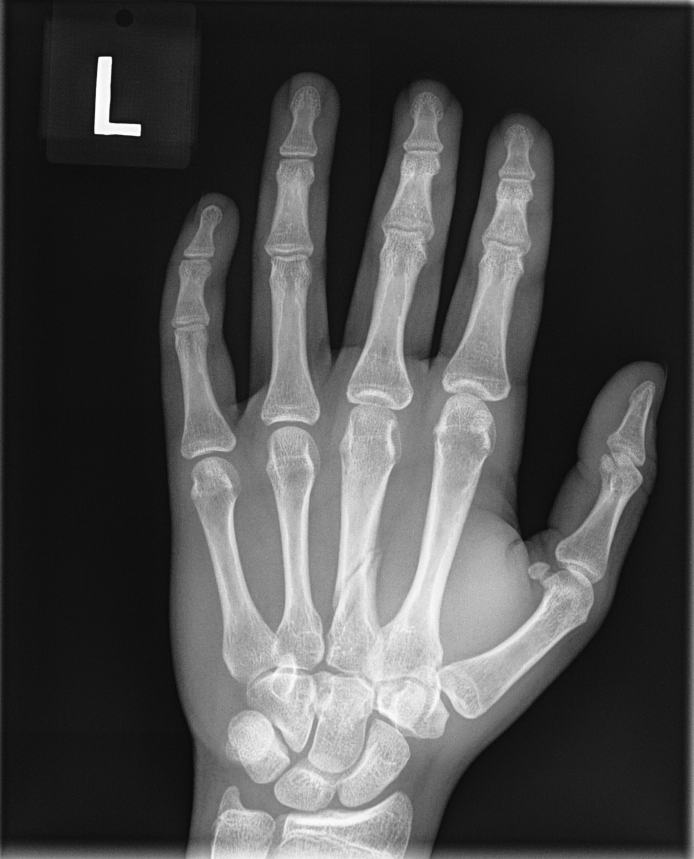
#> input picture OSuM_Vezba13/OSuM_Vezba13/hand.tif, 1387 x 1718 px (shown at 1/2 size)
$ python v13_2.py   (older library calls are emulated)
#> lines starting #> are read from the running program, lines starting #| are printed output that depends on the picture; after the words box and inside, x2 and y2 are one past the last pixel; in counts of white or black regions, pixels touching at a corner belong together
### OSuM_Vezba13/OSuM_Vezba13/osum.py
import math
import cv2
import os
import numpy as np
from scipy.ndimage.filters import maximum_filter, convolve1d
from scipy.interpolate import interp2d
import matplotlib.pyplot as plt


# [9 lines left out: function gaussian, not called in this run]


def im_norm(im):
    im_n = (im-im.min())/(im.max()-im.min())
    return im_n


def im_pyr_decomp(im, N):

    size_vec  = im.shape
    red_faktor = 2**N
    add_size = np.flip([int((np.ceil(el / red_faktor) * red_faktor - el)) for el in im.shape])
    [v, s] = im.shape
    opim = np.zeros((add_size[1] + v, add_size[0] + s))
    opim[0: v, 0: s] = im
    opim[v + 1: v + add_size[1], :] = opim[v:v-add_size[1]+1:-1, :]
    opim[:, s + 1: s + add_size[0]] = opim[:, s:s - add_size[0] + 1:-1]
    im = opim


    # Funkcija pravi Gausovu i Laplasovu piramidu od N nivoa od slike im
    GPyr = []
    LPyr = []
    for i in range(N):
        GPyr.append(im)
        g = cv2.pyrDown(im, borderType=cv2.BORDER_REPLICATE)
        g_up = cv2.pyrUp(g, cv2.BORDER_REPLICATE)


        l = im - g_up
        LPyr.append(l)
        im = g
    Res = im
    return LPyr, GPyr, Res, size_vec


# [399 lines left out: functions im_pyr_recon, data_fname_split, read_raw, log_LUT, sigmLUT, sigmLUT_lin and 4 more, not called in this run]


def disp_im(im, title='', lmin=0, lmax=255):

    fig = plt.figure()
    ax = fig.add_axes([0,0,1,1])
    ax.imshow(im, cmap='gray', vmin=lmin, vmax=lmax)
    plt.axis('off')
    fig.canvas.set_window_title(title)


# lokalna normalizacija Gaus
# [53 lines left out: functions z_norm, integral_img, z_norm2, not called in this run]

def sobel_grad(im):
    im = np.float32(im)
    sx = cv2.Sobel(im, dx=1, dy=0, ksize=3, ddepth=cv2.CV_32F)
    sy = cv2.Sobel(im, dx=0, dy=1, ksize=3, ddepth=cv2.CV_32F)
    sx = sx/8
    sy = sy/8
    s = sx**2+sy**2
    g = np.sqrt(s)
    o = np.arctan(sy/(sx + np.finfo(float).eps))

    return sx, sy, g, o


# [50 lines left out: functions imq_qab, tanimoto, not called in this run]

### OSuM_Vezba13/OSuM_Vezba13/v13_2.py
import cv2
import numpy as np
import matplotlib.pyplot as plt
import osum

# 3
# 3.1
im = cv2.imread('hand.tif', cv2.IMREAD_GRAYSCALE)
#> im is the input picture: shape (1718, 1387); min 9, max 255, mean 74.8
# im = cv2.imread('shoulder.png', cv2.IMREAD_GRAYSCALE)  # 3.10
osum.disp_im(im, title='Ulazna slika')
# plt.show()

LPyr, GPyr, Res, size_vec = osum.im_pyr_decomp(im, 3)
#> after the loop in im_pyr_decomp, `for i in range(N):`:
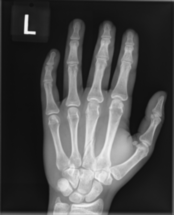
#> g: shape (215, 174) float64; min 14.69, max 245.2, mean 74.6
#> after the loop in im_pyr_decomp, `for i in range(N):`: GPyr = 3 items
#> LPyr = 3 items; GPyr = 3 items; size_vec = (1718, 1387)
im_g = GPyr[2]
osum.disp_im(im_g, 'Ulazna slika na nizoj rezoluciji')
plt.show()

# 3.2
sx, sy, g, o = osum.sobel_grad(im_g)
#> in sobel_grad, `sy = cv2.Sobel(im, dx=0, dy=1, ksize=3, ddepth=cv2.CV_32F)`:
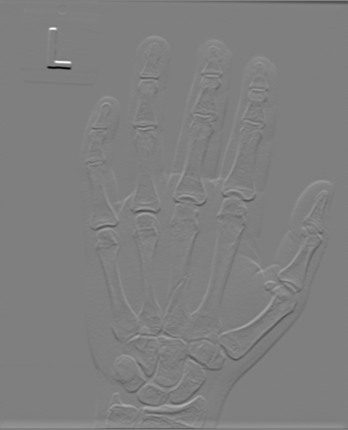
#> sy: shape (430, 348) float32; min -819.5, max 820.3, mean 1.4; drawn with min black and max white
#> in sobel_grad, `o = np.arctan(sy/(sx + np.finfo(float).eps))`:
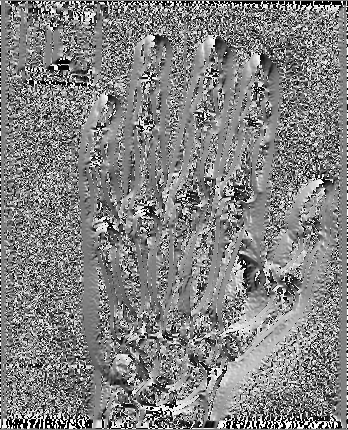
#> o: shape (430, 348) float32; min -1.57, max 1.57, mean 0.0357; drawn with min black and max white
osum.disp_im(sx, title='Gradijent po x', lmin=sx.min(), lmax=sx.max())
osum.disp_im(sy, title='Gradijent po y', lmin=sy.min(), lmax=sy.max())
osum.disp_im(g, title='Magnituda gradijenta', lmin=g.min(), lmax=g.max())
osum.disp_im(o, title='Orijentacija gradijenta', lmin=o.min(), lmax=o.max())
plt.show()

# 3.3
g = osum.im_norm(g)
t = 0.1
im_gs = g>t
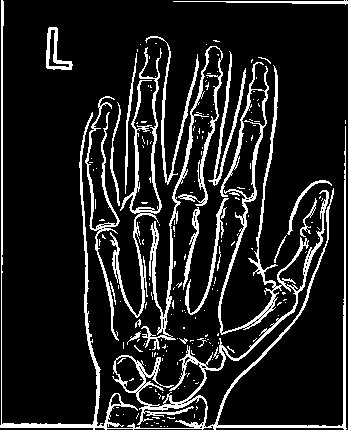
#> im_gs: shape (430, 348) bool; 13.2% white in thin lines or dots
osum.disp_im(im_gs, lmin=0, lmax=1, title='Lokacije sa jakim gradijentom')
plt.show()

# 3.4
d = cv2.dilate(np.uint8(im_gs), np.ones((3,3)))
#> d: shape (430, 348); values 0 (black) and 1 (white), 26.2% white; 30 white regions (19 under 20 px), largest, box (x1, y1, x2, y2) and area: (0, 0, 348, 430) 37230, (172, 0, 348, 6) 711, (45, 26, 74, 71) 674
osum.disp_im(d, lmin=0, lmax=1, title='Ivice i susedi oko njih')
plt.show()

# 3.5
d2 = np.logical_and(d, np.logical_not(im_gs))
#> d2: shape (430, 348) bool; 13.1% white in thin lines or dots
osum.disp_im(np.logical_not(im_gs), lmin=0, lmax=1, title='Invertovana slika ivica')
osum.disp_im(d2, lmin=0, lmax=1, title='Susedi oko ivica')
plt.show()
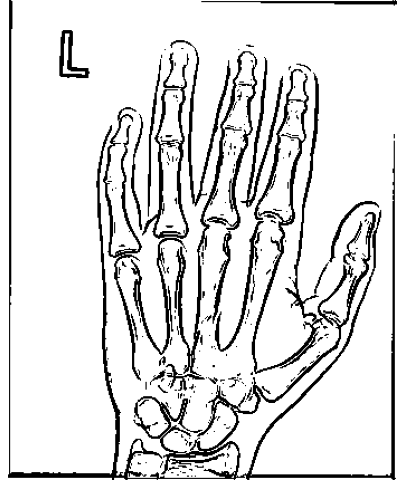
#> figure drawn by matplotlib, 1 panel

# 3.6
t0 = np.mean(im_g[d2])
#> t0 = 119.1

# 3.7
g_tamno = im_g<t0
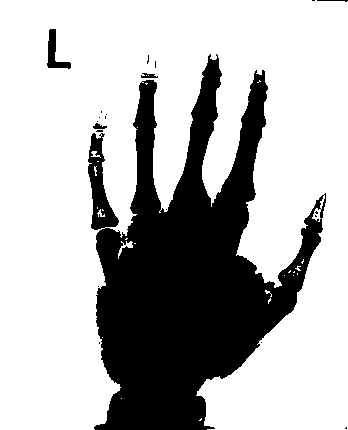
#> g_tamno: shape (430, 348) bool; 71.1% white; 21 black regions (16 under 20 px), largest, box (x1, y1, x2, y2) and area: (88, 54, 326, 430) 42720, (47, 29, 71, 69) 384, (141, 73, 158, 78) 57, (93, 123, 107, 129) 51, (317, 0, 348, 2) 33
g_svetlo = im_g>=t0
osum.disp_im(g_tamno, lmin=0, lmax=1, title='Pozadina')
osum.disp_im(g_svetlo, lmin=0, lmax=1, title='Anatomija')
plt.show()

# 3.8
t_svetlo = np.mean(im_g[g_svetlo])
#> t_svetlo = 169
t_tamno = np.mean(im_g[g_tamno])
#> t_tamno = 36.2
tc = (t_svetlo+t_tamno)/2
#> tc = 102.6

# 3.9
im_s = im>tc
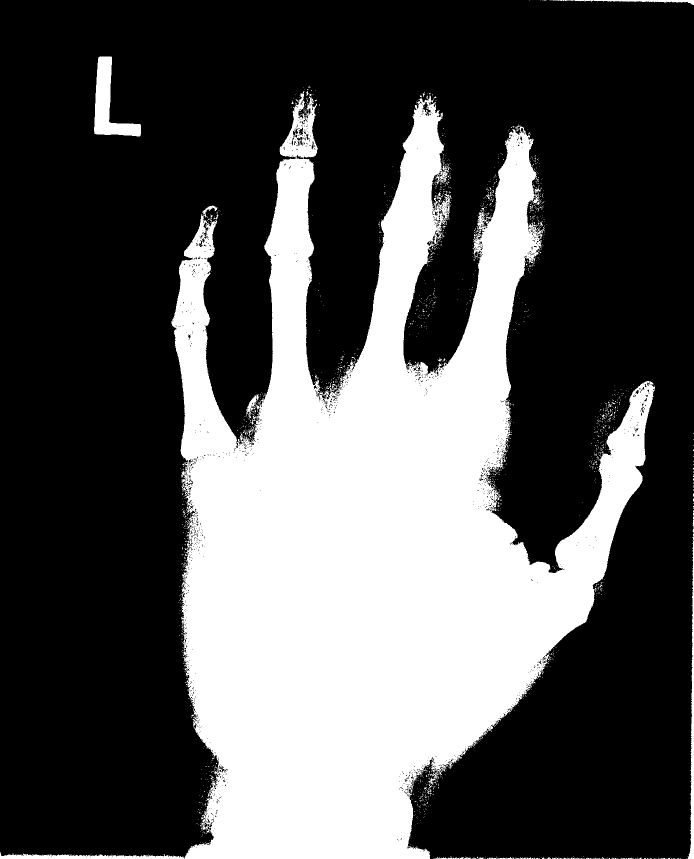
#> im_s: shape (1718, 1387) bool (shown at 1/2 size); 32.4% white; 1661 white regions (1628 under 20 px), largest, box (x1, y1, x2, y2) and area: (0, 183, 1310, 1718) 756223, (188, 113, 282, 273) 6051, (1375, 1082, 1387, 1718) 2383
osum.disp_im(im>tc, lmin=0, lmax=1, title='Segmentirana slika')
plt.show()

$ run again, with OSuM_Vezba13/OSuM_Vezba13/shoulder.png saved as OSuM_Vezba13/OSuM_Vezba13/hand.tif
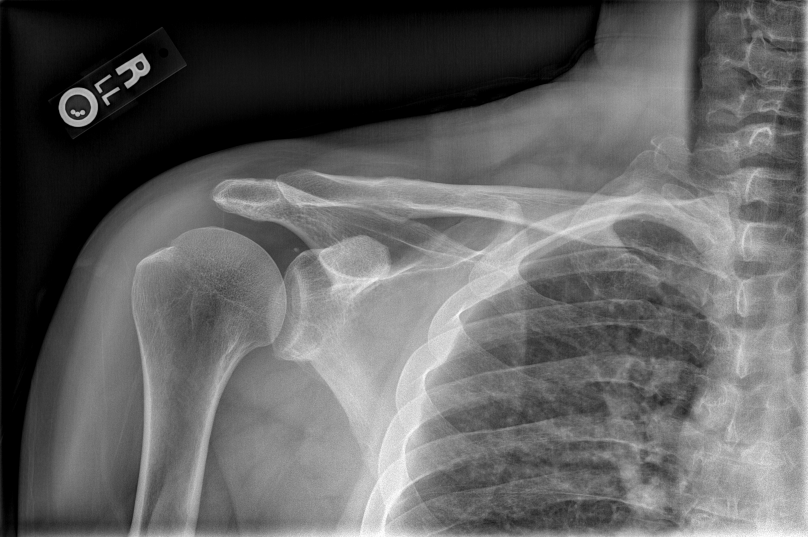
#> input picture OSuM_Vezba13/OSuM_Vezba13/shoulder.png, 2423 x 1610 px (shown at 1/3 size)
#> im is the input picture: shape (1610, 2423); min 0, max 255, mean 97.4
#> after the loop in im_pyr_decomp, `for i in range(N):`: GPyr = 3 items
#> `LPyr, GPyr, Res, size_vec = osum.im_pyr_decomp(im, 3)`: size_vec = (1610, 2423)
#> im: shape (404, 606) float32
#> `im_gs = g>t`:
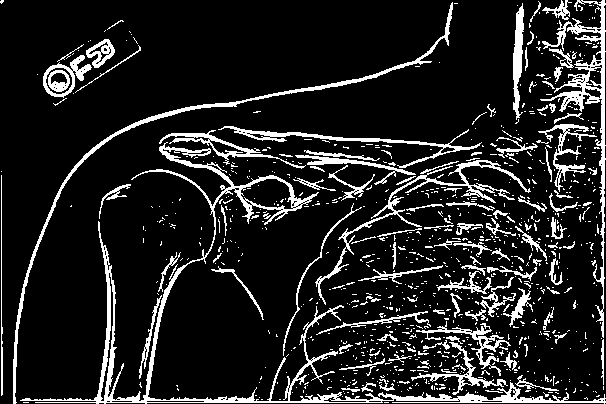
#> im_gs: shape (404, 606) bool; 13.3% white; 952 white regions (835 under 20 px), largest, box (x1, y1, x2, y2) and area: (20, 142, 606, 404) 7120, (540, 0, 606, 338) 2715, (13, 2, 453, 404) 2409
#> d: shape (404, 606); values 0 (black) and 1 (white), 28.2% white; 195 white regions (118 under 20 px), largest, box (x1, y1, x2, y2) and area: (19, 125, 606, 404) 44190, (489, 0, 606, 391) 10584, (12, 1, 459, 404) 4182
#> d2: shape (404, 606) bool; 14.9% white in thin lines or dots
#> t0 = 117.9
#> g_tamno: shape (404, 606) bool; 60.3% white; 136 black regions (111 under 20 px), largest, box (x1, y1, x2, y2) and area: (48, 0, 606, 404) 94166, (530, 93, 582, 127) 869, (45, 66, 74, 95) 362
#> t_svetlo = 153.3
#> t_tamno = 60.3
#> tc = 106.8
#> `im_s = im>tc`:
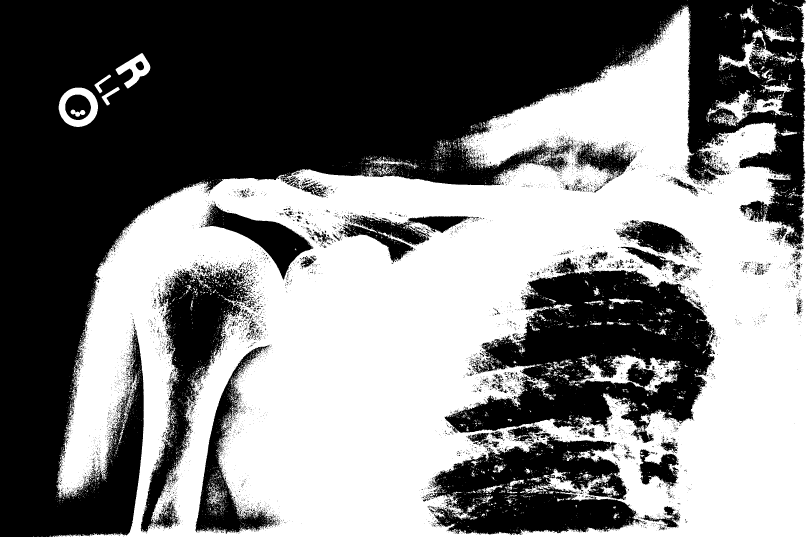
#> im_s: shape (1610, 2423) bool (shown at 1/3 size); 48.9% white; 7760 white regions (7429 under 20 px), largest, box (x1, y1, x2, y2) and area: (164, 0, 2423, 1610) 1821878, (1735, 1064, 2043, 1178) 11791, (2122, 247, 2381, 379) 8896

$ run again, with OSuM_Vezba13/OSuM_Vezba13/mr_02.png saved as OSuM_Vezba13/OSuM_Vezba13/hand.tif
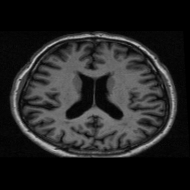
#> input picture OSuM_Vezba13/OSuM_Vezba13/mr_02.png, 190 x 190 px
#> im is the input picture: shape (190, 190); min 0, max 198, mean 35.3
#> after the loop in im_pyr_decomp, `for i in range(N):`: GPyr = 3 items
#> `LPyr, GPyr, Res, size_vec = osum.im_pyr_decomp(im, 3)`: size_vec = (190, 190)
#> im: shape (48, 48) float32
#> im_gs: shape (48, 48) bool; 47.4% white; 1 white region, box (x1, y1, x2, y2) and area: (1, 7, 46, 41) 1093
#> d: shape (48, 48); values 0 (black) and 1 (white), 61.5% white; 3 black regions (2 under 20 px), largest, box (x1, y1, x2, y2) and area: (0, 0, 48, 48) 885
#> d2: shape (48, 48) bool; 14.1% white in thin lines or dots, all inside (x1, y1, x2, y2) = (0, 6, 47, 42)
#> t0 = 40.75
#> g_tamno: shape (48, 48) bool; 59.3% white; 1 black region, box (x1, y1, x2, y2) and area: (3, 8, 45, 40) 937
#> g_svetlo: shape (48, 48) bool; 40.7% white; 1 white region, box (x1, y1, x2, y2) and area: (3, 8, 45, 40) 937
#> t_svetlo = 76.56
#> t_tamno = 5.86
#> tc = 41.21
#> `im_s = im>tc`:
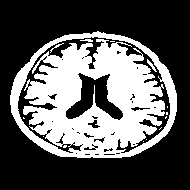
#> im_s: shape (190, 190) bool; 35.6% white; 14 white regions (10 under 20 px), largest, box (x1, y1, x2, y2) and area: (10, 31, 177, 158) 12731, (147, 59, 157, 72) 37, (50, 43, 64, 53) 25, (80, 39, 93, 42) 24
